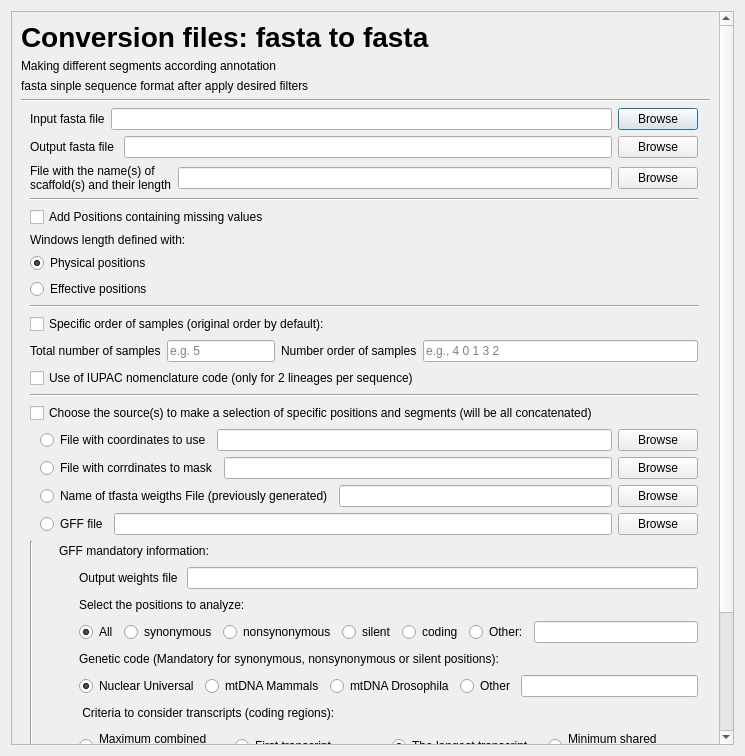
<?xml version="1.0" encoding="UTF-8"?>
<ui version="4.0">
 <class>Dialog</class>
 <widget class="QDialog" name="Dialog">
  <property name="geometry">
   <rect>
    <x>0</x>
    <y>0</y>
    <width>745</width>
    <height>756</height>
   </rect>
  </property>
  <property name="sizePolicy">
   <sizepolicy hsizetype="Preferred" vsizetype="Fixed">
    <horstretch>0</horstretch>
    <verstretch>0</verstretch>
   </sizepolicy>
  </property>
  <property name="minimumSize">
   <size>
    <width>729</width>
    <height>300</height>
   </size>
  </property>
  <property name="windowTitle">
   <string>Dialog</string>
  </property>
  <layout class="QGridLayout" name="gridLayout">
   <item row="0" column="0">
    <widget class="QScrollArea" name="scrollArea">
     <property name="sizePolicy">
      <sizepolicy hsizetype="Preferred" vsizetype="Preferred">
       <horstretch>0</horstretch>
       <verstretch>0</verstretch>
      </sizepolicy>
     </property>
     <property name="font">
      <font>
       <weight>50</weight>
       <italic>false</italic>
       <bold>false</bold>
       <underline>false</underline>
       <strikeout>false</strikeout>
       <kerning>true</kerning>
      </font>
     </property>
     <property name="lineWidth">
      <number>0</number>
     </property>
     <property name="widgetResizable">
      <bool>true</bool>
     </property>
     <widget class="QWidget" name="scrollAreaWidgetContents">
      <property name="geometry">
       <rect>
        <x>0</x>
        <y>0</y>
        <width>719</width>
        <height>1158</height>
       </rect>
      </property>
      <layout class="QGridLayout" name="gridLayout_2">
       <item row="3" column="0">
        <widget class="QFrame" name="frameWeight">
         <property name="frameShape">
          <enum>QFrame::NoFrame</enum>
         </property>
         <property name="frameShadow">
          <enum>QFrame::Raised</enum>
         </property>
         <layout class="QVBoxLayout" name="verticalLayout_8">
          <property name="topMargin">
           <number>0</number>
          </property>
          <property name="rightMargin">
           <number>12</number>
          </property>
          <property name="bottomMargin">
           <number>0</number>
          </property>
          <item>
           <layout class="QHBoxLayout" name="horizontalLayout_input_option_i" stretch="0,0,0">
            <property name="spacing">
             <number>6</number>
            </property>
            <item>
             <widget class="QLabel" name="labelInput_fasta">
              <property name="text">
               <string>Input fasta file</string>
              </property>
             </widget>
            </item>
            <item>
             <widget class="QLineEdit" name="lineInput_fasta"/>
            </item>
            <item>
             <widget class="QPushButton" name="openInput_fasta">
              <property name="text">
               <string>Browse</string>
              </property>
              <property name="autoDefault">
               <bool>true</bool>
              </property>
             </widget>
            </item>
           </layout>
          </item>
          <item>
           <layout class="QHBoxLayout" name="horizontalLayout_output_option_o">
            <item>
             <widget class="QLabel" name="labelOutput_tfasta">
              <property name="text">
               <string>Output fasta file </string>
              </property>
             </widget>
            </item>
            <item>
             <widget class="QLineEdit" name="lineOutput_tfasta"/>
            </item>
            <item>
             <widget class="QPushButton" name="openInput_fasta_3">
              <property name="text">
               <string>Browse</string>
              </property>
              <property name="autoDefault">
               <bool>true</bool>
              </property>
             </widget>
            </item>
           </layout>
          </item>
          <item>
           <layout class="QHBoxLayout" name="horizontalLayout_option_n">
            <item>
             <widget class="QLabel" name="labelScaffold">
              <property name="text">
               <string>File with the name(s) of
scaffold(s) and their length</string>
              </property>
             </widget>
            </item>
            <item>
             <widget class="QLineEdit" name="lineScaffold">
              <property name="placeholderText">
               <string/>
              </property>
             </widget>
            </item>
            <item>
             <widget class="QPushButton" name="openScaffold">
              <property name="text">
               <string>Browse</string>
              </property>
             </widget>
            </item>
           </layout>
          </item>
          <item>
           <widget class="Line" name="line_2">
            <property name="orientation">
             <enum>Qt::Horizontal</enum>
            </property>
           </widget>
          </item>
          <item>
           <widget class="QCheckBox" name="checkUnknownPosConv">
            <property name="text">
             <string>Add Positions containing missing values</string>
            </property>
           </widget>
          </item>
          <item>
           <widget class="QLabel" name="label_42">
            <property name="text">
             <string>Windows length defined with:</string>
            </property>
           </widget>
          </item>
          <item>
           <layout class="QVBoxLayout" name="verticalLayout_22">
            <item>
             <widget class="QRadioButton" name="radioWindowLength_PhysPos">
              <property name="text">
               <string>Physical positions</string>
              </property>
              <property name="checked">
               <bool>true</bool>
              </property>
              <attribute name="buttonGroup">
               <string notr="true">buttonGroup</string>
              </attribute>
             </widget>
            </item>
            <item>
             <widget class="QRadioButton" name="radioWindowLength_EffPos">
              <property name="contextMenuPolicy">
               <enum>Qt::DefaultContextMenu</enum>
              </property>
              <property name="text">
               <string>Effective positions</string>
              </property>
              <property name="autoExclusive">
               <bool>true</bool>
              </property>
              <attribute name="buttonGroup">
               <string notr="true">buttonGroup</string>
              </attribute>
             </widget>
            </item>
           </layout>
          </item>
          <item>
           <widget class="Line" name="line_4">
            <property name="orientation">
             <enum>Qt::Horizontal</enum>
            </property>
           </widget>
          </item>
          <item>
           <widget class="QCheckBox" name="checkOrderSamplesConv">
            <property name="text">
             <string>Specific order of samples (original order by default):</string>
            </property>
           </widget>
          </item>
          <item>
           <layout class="QHBoxLayout" name="horizontalLayout_61">
            <item>
             <widget class="QLabel" name="labelOrderSamplesConv">
              <property name="text">
               <string>Total number of samples</string>
              </property>
             </widget>
            </item>
            <item>
             <widget class="QLineEdit" name="lineOrderSamples_total">
              <property name="sizePolicy">
               <sizepolicy hsizetype="Fixed" vsizetype="Fixed">
                <horstretch>0</horstretch>
                <verstretch>0</verstretch>
               </sizepolicy>
              </property>
              <property name="placeholderText">
               <string>e.g. 5</string>
              </property>
             </widget>
            </item>
            <item>
             <layout class="QHBoxLayout" name="horizontalLayout_63">
              <item>
               <widget class="QLabel" name="labelOrderSamplesConv2">
                <property name="text">
                 <string>Number order of samples</string>
                </property>
               </widget>
              </item>
              <item>
               <widget class="QLineEdit" name="lineOrderSamplesConv2">
                <property name="placeholderText">
                 <string>e.g., 4 0 1 3 2</string>
                </property>
               </widget>
              </item>
             </layout>
            </item>
           </layout>
          </item>
          <item>
           <widget class="QCheckBox" name="checkIUPACConv">
            <property name="text">
             <string>Use of IUPAC nomenclature code (only for 2 lineages per sequence)</string>
            </property>
           </widget>
          </item>
          <item>
           <widget class="Line" name="line_6">
            <property name="orientation">
             <enum>Qt::Horizontal</enum>
            </property>
           </widget>
          </item>
          <item>
           <widget class="QCheckBox" name="checkBox">
            <property name="text">
             <string>Choose the source(s) to make a selection of specific positions and segments (will be all concatenated)</string>
            </property>
            <property name="autoExclusive">
             <bool>false</bool>
            </property>
            <property name="tristate">
             <bool>true</bool>
            </property>
            <attribute name="buttonGroup">
             <string notr="true">buttonGroup_2</string>
            </attribute>
           </widget>
          </item>
          <item>
           <layout class="QVBoxLayout" name="verticalLayout">
            <property name="leftMargin">
             <number>10</number>
            </property>
            <property name="bottomMargin">
             <number>0</number>
            </property>
            <item>
             <layout class="QHBoxLayout" name="horizontalLayout_filesel_option_C">
              <item>
               <widget class="QRadioButton" name="radioButton_coord_segments">
                <property name="text">
                 <string>File with coordinates to use</string>
                </property>
                <attribute name="buttonGroup">
                 <string notr="true">buttonGroup_2</string>
                </attribute>
               </widget>
              </item>
              <item>
               <widget class="QLineEdit" name="line_coord_segments"/>
              </item>
              <item>
               <widget class="QPushButton" name="open_coord_segments">
                <property name="text">
                 <string>Browse</string>
                </property>
               </widget>
              </item>
             </layout>
            </item>
            <item>
             <layout class="QHBoxLayout" name="horizontalLayout_mask_option_m">
              <item>
               <widget class="QRadioButton" name="radioButton">
                <property name="text">
                 <string>File with corrdinates to mask</string>
                </property>
                <property name="autoExclusive">
                 <bool>true</bool>
                </property>
                <attribute name="buttonGroup">
                 <string notr="true">buttonGroup_2</string>
                </attribute>
               </widget>
              </item>
              <item>
               <widget class="QLineEdit" name="lineMaskFile"/>
              </item>
              <item>
               <widget class="QPushButton" name="openMaskFile">
                <property name="text">
                 <string>Browse</string>
                </property>
               </widget>
              </item>
             </layout>
            </item>
            <item>
             <layout class="QHBoxLayout" name="horizontalLayout_75">
              <item>
               <widget class="QRadioButton" name="radioButton_2">
                <property name="text">
                 <string>Name of tfasta weigths File (previously generated)</string>
                </property>
                <property name="autoExclusive">
                 <bool>true</bool>
                </property>
                <attribute name="buttonGroup">
                 <string notr="true">buttonGroup_2</string>
                </attribute>
               </widget>
              </item>
              <item>
               <widget class="QLineEdit" name="lineWeightFile"/>
              </item>
              <item>
               <widget class="QPushButton" name="openWeightFile">
                <property name="text">
                 <string>Browse</string>
                </property>
               </widget>
              </item>
             </layout>
            </item>
            <item>
             <layout class="QHBoxLayout" name="horizontalLayout_gffinput_option_g">
              <item>
               <widget class="QRadioButton" name="radioButton_3">
                <property name="text">
                 <string>GFF file</string>
                </property>
                <property name="autoExclusive">
                 <bool>false</bool>
                </property>
                <attribute name="buttonGroup">
                 <string notr="true">buttonGroup_2</string>
                </attribute>
               </widget>
              </item>
              <item>
               <widget class="QLineEdit" name="lineGFFFile"/>
              </item>
              <item>
               <widget class="QPushButton" name="openGFFFile">
                <property name="text">
                 <string>Browse</string>
                </property>
               </widget>
              </item>
             </layout>
            </item>
           </layout>
          </item>
          <item>
           <layout class="QHBoxLayout" name="horizontalLayout_gff_options">
            <property name="topMargin">
             <number>0</number>
            </property>
            <property name="bottomMargin">
             <number>0</number>
            </property>
            <item>
             <widget class="Line" name="line_5">
              <property name="orientation">
               <enum>Qt::Vertical</enum>
              </property>
             </widget>
            </item>
            <item>
             <layout class="QHBoxLayout" name="horizontalLayout_8">
              <property name="topMargin">
               <number>0</number>
              </property>
              <property name="bottomMargin">
               <number>0</number>
              </property>
              <item>
               <layout class="QVBoxLayout" name="verticalLayout_10">
                <property name="bottomMargin">
                 <number>0</number>
                </property>
                <item>
                 <layout class="QVBoxLayout" name="verticalLayout_9">
                  <property name="topMargin">
                   <number>0</number>
                  </property>
                  <property name="bottomMargin">
                   <number>0</number>
                  </property>
                  <item>
                   <layout class="QHBoxLayout" name="horizontalLayout_3">
                    <property name="topMargin">
                     <number>0</number>
                    </property>
                    <property name="bottomMargin">
                     <number>0</number>
                    </property>
                    <item>
                     <spacer name="horizontalSpacer_5">
                      <property name="orientation">
                       <enum>Qt::Horizontal</enum>
                      </property>
                      <property name="sizeType">
                       <enum>QSizePolicy::Fixed</enum>
                      </property>
                      <property name="sizeHint" stdset="0">
                       <size>
                        <width>20</width>
                        <height>20</height>
                       </size>
                      </property>
                     </spacer>
                    </item>
                    <item>
                     <widget class="QLabel" name="gff_info_label">
                      <property name="text">
                       <string>GFF mandatory information:</string>
                      </property>
                     </widget>
                    </item>
                   </layout>
                  </item>
                 </layout>
                </item>
                <item>
                 <layout class="QHBoxLayout" name="horizontalLayout_output_option_o_2">
                  <item>
                   <spacer name="horizontalSpacer_4">
                    <property name="orientation">
                     <enum>Qt::Horizontal</enum>
                    </property>
                    <property name="sizeType">
                     <enum>QSizePolicy::Fixed</enum>
                    </property>
                    <property name="sizeHint" stdset="0">
                     <size>
                      <width>40</width>
                      <height>20</height>
                     </size>
                    </property>
                   </spacer>
                  </item>
                  <item>
                   <widget class="QLabel" name="labelOutputWeight_2">
                    <property name="text">
                     <string>Output weights file </string>
                    </property>
                   </widget>
                  </item>
                  <item>
                   <widget class="QLineEdit" name="lineOutputWeight_2"/>
                  </item>
                 </layout>
                </item>
                <item>
                 <layout class="QHBoxLayout" name="horizontalLayout_6">
                  <property name="topMargin">
                   <number>0</number>
                  </property>
                  <property name="bottomMargin">
                   <number>0</number>
                  </property>
                  <item>
                   <spacer name="horizontalSpacer_9">
                    <property name="orientation">
                     <enum>Qt::Horizontal</enum>
                    </property>
                    <property name="sizeType">
                     <enum>QSizePolicy::Fixed</enum>
                    </property>
                    <property name="sizeHint" stdset="0">
                     <size>
                      <width>40</width>
                      <height>20</height>
                     </size>
                    </property>
                   </spacer>
                  </item>
                  <item>
                   <layout class="QVBoxLayout" name="verticalLayout_14">
                    <property name="bottomMargin">
                     <number>0</number>
                    </property>
                    <item>
                     <widget class="QLabel" name="labelCodeWeight_2">
                      <property name="text">
                       <string>Select the positions to analyze:</string>
                      </property>
                     </widget>
                    </item>
                   </layout>
                  </item>
                 </layout>
                </item>
                <item>
                 <layout class="QVBoxLayout" name="verticalLayout_11">
                  <property name="topMargin">
                   <number>0</number>
                  </property>
                  <property name="bottomMargin">
                   <number>0</number>
                  </property>
                  <item>
                   <layout class="QHBoxLayout" name="horizontalLayout_9">
                    <property name="topMargin">
                     <number>0</number>
                    </property>
                    <property name="bottomMargin">
                     <number>0</number>
                    </property>
                    <item>
                     <spacer name="horizontalSpacer_8">
                      <property name="orientation">
                       <enum>Qt::Horizontal</enum>
                      </property>
                      <property name="sizeType">
                       <enum>QSizePolicy::Fixed</enum>
                      </property>
                      <property name="sizeHint" stdset="0">
                       <size>
                        <width>40</width>
                        <height>20</height>
                       </size>
                      </property>
                     </spacer>
                    </item>
                    <item>
                     <widget class="QRadioButton" name="radio_notation_all">
                      <property name="text">
                       <string>All</string>
                      </property>
                      <property name="checked">
                       <bool>true</bool>
                      </property>
                      <attribute name="buttonGroup">
                       <string notr="true">buttonGroup_5</string>
                      </attribute>
                     </widget>
                    </item>
                    <item>
                     <widget class="QRadioButton" name="radio_notation_syn">
                      <property name="text">
                       <string>synonymous</string>
                      </property>
                      <attribute name="buttonGroup">
                       <string notr="true">buttonGroup_5</string>
                      </attribute>
                     </widget>
                    </item>
                    <item>
                     <widget class="QRadioButton" name="radio_notation_nonsyn">
                      <property name="text">
                       <string>nonsynonymous</string>
                      </property>
                      <attribute name="buttonGroup">
                       <string notr="true">buttonGroup_5</string>
                      </attribute>
                     </widget>
                    </item>
                    <item>
                     <widget class="QRadioButton" name="radio_notation_silent">
                      <property name="text">
                       <string>silent</string>
                      </property>
                      <attribute name="buttonGroup">
                       <string notr="true">buttonGroup_5</string>
                      </attribute>
                     </widget>
                    </item>
                    <item>
                     <widget class="QRadioButton" name="radio_notation_coding">
                      <property name="text">
                       <string>coding</string>
                      </property>
                      <attribute name="buttonGroup">
                       <string notr="true">buttonGroup_5</string>
                      </attribute>
                     </widget>
                    </item>
                    <item>
                     <layout class="QHBoxLayout" name="horizontalLayout_142">
                      <property name="leftMargin">
                       <number>0</number>
                      </property>
                      <item>
                       <widget class="QRadioButton" name="radio_notation_other">
                        <property name="text">
                         <string>Other:</string>
                        </property>
                        <attribute name="buttonGroup">
                         <string notr="true">buttonGroup_5</string>
                        </attribute>
                       </widget>
                      </item>
                      <item>
                       <widget class="QLineEdit" name="lineTypeWeight">
                        <property name="placeholderText">
                         <string/>
                        </property>
                       </widget>
                      </item>
                     </layout>
                    </item>
                   </layout>
                  </item>
                 </layout>
                </item>
                <item>
                 <layout class="QHBoxLayout" name="horizontalLayout_4">
                  <property name="topMargin">
                   <number>0</number>
                  </property>
                  <property name="bottomMargin">
                   <number>0</number>
                  </property>
                  <item>
                   <spacer name="horizontalSpacer_6">
                    <property name="orientation">
                     <enum>Qt::Horizontal</enum>
                    </property>
                    <property name="sizeType">
                     <enum>QSizePolicy::Fixed</enum>
                    </property>
                    <property name="sizeHint" stdset="0">
                     <size>
                      <width>40</width>
                      <height>20</height>
                     </size>
                    </property>
                   </spacer>
                  </item>
                  <item>
                   <layout class="QVBoxLayout" name="verticalLayout_12">
                    <property name="bottomMargin">
                     <number>0</number>
                    </property>
                    <item>
                     <widget class="QLabel" name="labelCodeWeight">
                      <property name="text">
                       <string>Genetic code (Mandatory for synonymous, nonsynonymous or silent positions):</string>
                      </property>
                     </widget>
                    </item>
                   </layout>
                  </item>
                 </layout>
                </item>
                <item>
                 <layout class="QHBoxLayout" name="horizontalLayout_73">
                  <item>
                   <spacer name="horizontalSpacer_2">
                    <property name="orientation">
                     <enum>Qt::Horizontal</enum>
                    </property>
                    <property name="sizeType">
                     <enum>QSizePolicy::Fixed</enum>
                    </property>
                    <property name="sizeHint" stdset="0">
                     <size>
                      <width>40</width>
                      <height>20</height>
                     </size>
                    </property>
                   </spacer>
                  </item>
                  <item>
                   <widget class="QRadioButton" name="radioGeneticCodeUniversal">
                    <property name="text">
                     <string>Nuclear Universal</string>
                    </property>
                    <property name="checked">
                     <bool>true</bool>
                    </property>
                    <attribute name="buttonGroup">
                     <string notr="true">buttonGroup_3</string>
                    </attribute>
                   </widget>
                  </item>
                  <item>
                   <widget class="QRadioButton" name="radioGeneticCodemtMamm">
                    <property name="text">
                     <string>mtDNA Mammals</string>
                    </property>
                    <attribute name="buttonGroup">
                     <string notr="true">buttonGroup_3</string>
                    </attribute>
                   </widget>
                  </item>
                  <item>
                   <widget class="QRadioButton" name="radioGeneticCodemtDros">
                    <property name="text">
                     <string>mtDNA Drosophila</string>
                    </property>
                    <attribute name="buttonGroup">
                     <string notr="true">buttonGroup_3</string>
                    </attribute>
                   </widget>
                  </item>
                  <item>
                   <layout class="QHBoxLayout" name="horizontalLayout_157">
                    <item>
                     <widget class="QRadioButton" name="radioGeneticCode4Weight">
                      <property name="text">
                       <string>Other</string>
                      </property>
                      <attribute name="buttonGroup">
                       <string notr="true">buttonGroup_3</string>
                      </attribute>
                     </widget>
                    </item>
                    <item>
                     <widget class="QLineEdit" name="lineGeneticCode4Weight"/>
                    </item>
                   </layout>
                  </item>
                 </layout>
                </item>
                <item>
                 <layout class="QHBoxLayout" name="horizontalLayout_5">
                  <property name="bottomMargin">
                   <number>0</number>
                  </property>
                  <item>
                   <spacer name="horizontalSpacer_7">
                    <property name="orientation">
                     <enum>Qt::Horizontal</enum>
                    </property>
                    <property name="sizeType">
                     <enum>QSizePolicy::Fixed</enum>
                    </property>
                    <property name="sizeHint" stdset="0">
                     <size>
                      <width>40</width>
                      <height>20</height>
                     </size>
                    </property>
                   </spacer>
                  </item>
                  <item>
                   <layout class="QVBoxLayout" name="verticalLayout_13">
                    <property name="bottomMargin">
                     <number>0</number>
                    </property>
                    <item>
                     <widget class="QLabel" name="labelCriteriaWeight">
                      <property name="text">
                       <string> Criteria to consider transcripts (coding regions):</string>
                      </property>
                     </widget>
                    </item>
                   </layout>
                  </item>
                 </layout>
                </item>
                <item>
                 <layout class="QHBoxLayout" name="horizontalLayout_74">
                  <item>
                   <spacer name="horizontalSpacer_3">
                    <property name="orientation">
                     <enum>Qt::Horizontal</enum>
                    </property>
                    <property name="sizeType">
                     <enum>QSizePolicy::Fixed</enum>
                    </property>
                    <property name="sizeHint" stdset="0">
                     <size>
                      <width>40</width>
                      <height>20</height>
                     </size>
                    </property>
                   </spacer>
                  </item>
                  <item>
                   <widget class="QRadioButton" name="radioCriteriaTransMax">
                    <property name="text">
                     <string>Maximum combined
transcribed region</string>
                    </property>
                    <attribute name="buttonGroup">
                     <string notr="true">buttonGroup_4</string>
                    </attribute>
                   </widget>
                  </item>
                  <item>
                   <widget class="QRadioButton" name="radioCriteriaTransFirst">
                    <property name="text">
                     <string>First transcript</string>
                    </property>
                    <attribute name="buttonGroup">
                     <string notr="true">buttonGroup_4</string>
                    </attribute>
                   </widget>
                  </item>
                  <item>
                   <widget class="QRadioButton" name="radioCriteriaTransLong">
                    <property name="text">
                     <string>The longest transcript</string>
                    </property>
                    <property name="checkable">
                     <bool>true</bool>
                    </property>
                    <property name="checked">
                     <bool>true</bool>
                    </property>
                    <attribute name="buttonGroup">
                     <string notr="true">buttonGroup_4</string>
                    </attribute>
                   </widget>
                  </item>
                  <item>
                   <widget class="QRadioButton" name="radioCriteriaTransMin">
                    <property name="text">
                     <string>Minimum shared
transcribed region</string>
                    </property>
                    <attribute name="buttonGroup">
                     <string notr="true">buttonGroup_4</string>
                    </attribute>
                   </widget>
                  </item>
                 </layout>
                </item>
                <item>
                 <layout class="QHBoxLayout" name="horizontalLayout">
                  <property name="bottomMargin">
                   <number>0</number>
                  </property>
                  <item>
                   <spacer name="horizontalSpacer_11">
                    <property name="orientation">
                     <enum>Qt::Horizontal</enum>
                    </property>
                    <property name="sizeType">
                     <enum>QSizePolicy::Fixed</enum>
                    </property>
                    <property name="sizeHint" stdset="0">
                     <size>
                      <width>40</width>
                      <height>20</height>
                     </size>
                    </property>
                   </spacer>
                  </item>
                  <item>
                   <widget class="QCheckBox" name="checkOutgroupWeight">
                    <property name="text">
                     <string>Include outgroup.(last population)</string>
                    </property>
                   </widget>
                  </item>
                 </layout>
                </item>
                <item>
                 <layout class="QHBoxLayout" name="horizontalLayout_62">
                  <item>
                   <spacer name="horizontalSpacer_10">
                    <property name="orientation">
                     <enum>Qt::Horizontal</enum>
                    </property>
                    <property name="sizeType">
                     <enum>QSizePolicy::Fixed</enum>
                    </property>
                    <property name="sizeHint" stdset="0">
                     <size>
                      <width>40</width>
                      <height>20</height>
                     </size>
                    </property>
                   </spacer>
                  </item>
                  <item>
                   <widget class="QLabel" name="label_44">
                    <property name="text">
                     <string>Total number of populations</string>
                    </property>
                   </widget>
                  </item>
                  <item>
                   <widget class="QLineEdit" name="lineTotalPopsConv"/>
                  </item>
                  <item>
                   <layout class="QHBoxLayout" name="horizontalLayout_60">
                    <item>
                     <widget class="QLabel" name="label_43">
                      <property name="text">
                       <string>Number of samples per population</string>
                      </property>
                     </widget>
                    </item>
                    <item>
                     <widget class="QLineEdit" name="lineSamplesPopsConv"/>
                    </item>
                   </layout>
                  </item>
                 </layout>
                </item>
               </layout>
              </item>
             </layout>
            </item>
           </layout>
          </item>
          <item>
           <widget class="Line" name="line_3">
            <property name="orientation">
             <enum>Qt::Horizontal</enum>
            </property>
           </widget>
          </item>
          <item>
           <layout class="QHBoxLayout" name="horizontalLayout_7">
            <property name="bottomMargin">
             <number>0</number>
            </property>
            <item>
             <layout class="QHBoxLayout" name="horizontalLayout_10">
              <property name="bottomMargin">
               <number>0</number>
              </property>
              <item>
               <widget class="QLabel" name="label">
                <property name="sizePolicy">
                 <sizepolicy hsizetype="Fixed" vsizetype="Preferred">
                  <horstretch>0</horstretch>
                  <verstretch>0</verstretch>
                 </sizepolicy>
                </property>
                <property name="text">
                 <string>Command:</string>
                </property>
               </widget>
              </item>
             </layout>
            </item>
            <item>
             <layout class="QHBoxLayout" name="horizontalLayout_11">
              <property name="rightMargin">
               <number>0</number>
              </property>
              <property name="bottomMargin">
               <number>0</number>
              </property>
              <item>
               <widget class="QLineEdit" name="lineEdit"/>
              </item>
             </layout>
            </item>
           </layout>
          </item>
          <item>
           <layout class="QHBoxLayout" name="horizontalLayout_2">
            <property name="rightMargin">
             <number>0</number>
            </property>
            <property name="bottomMargin">
             <number>0</number>
            </property>
            <item>
             <spacer name="horizontalSpacer">
              <property name="orientation">
               <enum>Qt::Horizontal</enum>
              </property>
              <property name="sizeHint" stdset="0">
               <size>
                <width>40</width>
                <height>20</height>
               </size>
              </property>
             </spacer>
            </item>
            <item>
             <widget class="QPushButton" name="Button_AddCommandWin">
              <property name="text">
               <string>Add to Command Window </string>
              </property>
             </widget>
            </item>
           </layout>
          </item>
         </layout>
        </widget>
       </item>
       <item row="1" column="0">
        <layout class="QHBoxLayout" name="horizontalLayout_12">
         <property name="sizeConstraint">
          <enum>QLayout::SetFixedSize</enum>
         </property>
         <property name="topMargin">
          <number>0</number>
         </property>
         <property name="rightMargin">
          <number>10</number>
         </property>
         <item>
          <layout class="QHBoxLayout" name="horizontalLayout_13">
           <property name="rightMargin">
            <number>10</number>
           </property>
           <item>
            <layout class="QVBoxLayout" name="verticalLayout_5">
             <property name="sizeConstraint">
              <enum>QLayout::SetFixedSize</enum>
             </property>
             <property name="bottomMargin">
              <number>0</number>
             </property>
             <item>
              <layout class="QVBoxLayout" name="verticalLayout_15">
               <item>
                <widget class="QLabel" name="label_2">
                 <property name="font">
                  <font>
                   <pointsize>21</pointsize>
                   <weight>75</weight>
                   <bold>true</bold>
                  </font>
                 </property>
                 <property name="text">
                  <string>Conversion files: fasta to fasta</string>
                 </property>
                </widget>
               </item>
              </layout>
             </item>
             <item>
              <layout class="QVBoxLayout" name="verticalLayout_16">
               <item>
                <widget class="QLabel" name="label_3">
                 <property name="font">
                  <font>
                   <kerning>true</kerning>
                  </font>
                 </property>
                 <property name="text">
                  <string>Making different segments according annotation</string>
                 </property>
                </widget>
               </item>
              </layout>
             </item>
             <item>
              <layout class="QVBoxLayout" name="verticalLayout_17">
               <item>
                <widget class="QLabel" name="label_4">
                 <property name="text">
                  <string>fasta sinple sequence format after apply desired filters</string>
                 </property>
                </widget>
               </item>
              </layout>
             </item>
            </layout>
           </item>
          </layout>
         </item>
         <item>
          <widget class="QLabel" name="logo_3">
           <property name="sizePolicy">
            <sizepolicy hsizetype="Preferred" vsizetype="Fixed">
             <horstretch>0</horstretch>
             <verstretch>0</verstretch>
            </sizepolicy>
           </property>
           <property name="maximumSize">
            <size>
             <width>81</width>
             <height>81</height>
            </size>
           </property>
           <property name="text">
            <string/>
           </property>
           <property name="pixmap">
            <pixmap resource="icon_SPiGA.qrc">:/logo/SPiGA_icon.png</pixmap>
           </property>
           <property name="scaledContents">
            <bool>true</bool>
           </property>
          </widget>
         </item>
        </layout>
       </item>
       <item row="2" column="0">
        <widget class="Line" name="line">
         <property name="orientation">
          <enum>Qt::Horizontal</enum>
         </property>
        </widget>
       </item>
      </layout>
     </widget>
    </widget>
   </item>
  </layout>
 </widget>
 <tabstops>
  <tabstop>lineInput_fasta</tabstop>
  <tabstop>openInput_fasta</tabstop>
  <tabstop>lineOutput_tfasta</tabstop>
  <tabstop>lineScaffold</tabstop>
  <tabstop>openScaffold</tabstop>
  <tabstop>checkUnknownPosConv</tabstop>
  <tabstop>radioWindowLength_EffPos</tabstop>
  <tabstop>radioWindowLength_PhysPos</tabstop>
  <tabstop>checkOrderSamplesConv</tabstop>
  <tabstop>lineOrderSamples_total</tabstop>
  <tabstop>lineOrderSamplesConv2</tabstop>
  <tabstop>checkIUPACConv</tabstop>
  <tabstop>lineMaskFile</tabstop>
  <tabstop>openMaskFile</tabstop>
  <tabstop>lineWeightFile</tabstop>
  <tabstop>openWeightFile</tabstop>
  <tabstop>lineGFFFile</tabstop>
  <tabstop>openGFFFile</tabstop>
  <tabstop>lineOutputWeight_2</tabstop>
  <tabstop>radio_notation_syn</tabstop>
  <tabstop>radio_notation_nonsyn</tabstop>
  <tabstop>radio_notation_silent</tabstop>
  <tabstop>radio_notation_coding</tabstop>
  <tabstop>radio_notation_other</tabstop>
  <tabstop>lineTypeWeight</tabstop>
  <tabstop>radioGeneticCodeUniversal</tabstop>
  <tabstop>radioGeneticCodemtMamm</tabstop>
  <tabstop>radioGeneticCodemtDros</tabstop>
  <tabstop>radioGeneticCode4Weight</tabstop>
  <tabstop>lineGeneticCode4Weight</tabstop>
  <tabstop>radioCriteriaTransMax</tabstop>
  <tabstop>radioCriteriaTransFirst</tabstop>
  <tabstop>radioCriteriaTransLong</tabstop>
  <tabstop>radioCriteriaTransMin</tabstop>
  <tabstop>checkOutgroupWeight</tabstop>
  <tabstop>lineTotalPopsConv</tabstop>
  <tabstop>lineSamplesPopsConv</tabstop>
  <tabstop>Button_AddCommandWin</tabstop>
 </tabstops>
 <resources>
  <include location="icon_SPiGA.qrc"/>
 </resources>
 <connections/>
 <buttongroups>
  <buttongroup name="buttonGroup_5"/>
  <buttongroup name="buttonGroup"/>
  <buttongroup name="buttonGroup_3"/>
  <buttongroup name="buttonGroup_2"/>
  <buttongroup name="buttonGroup_4"/>
 </buttongroups>
</ui>
